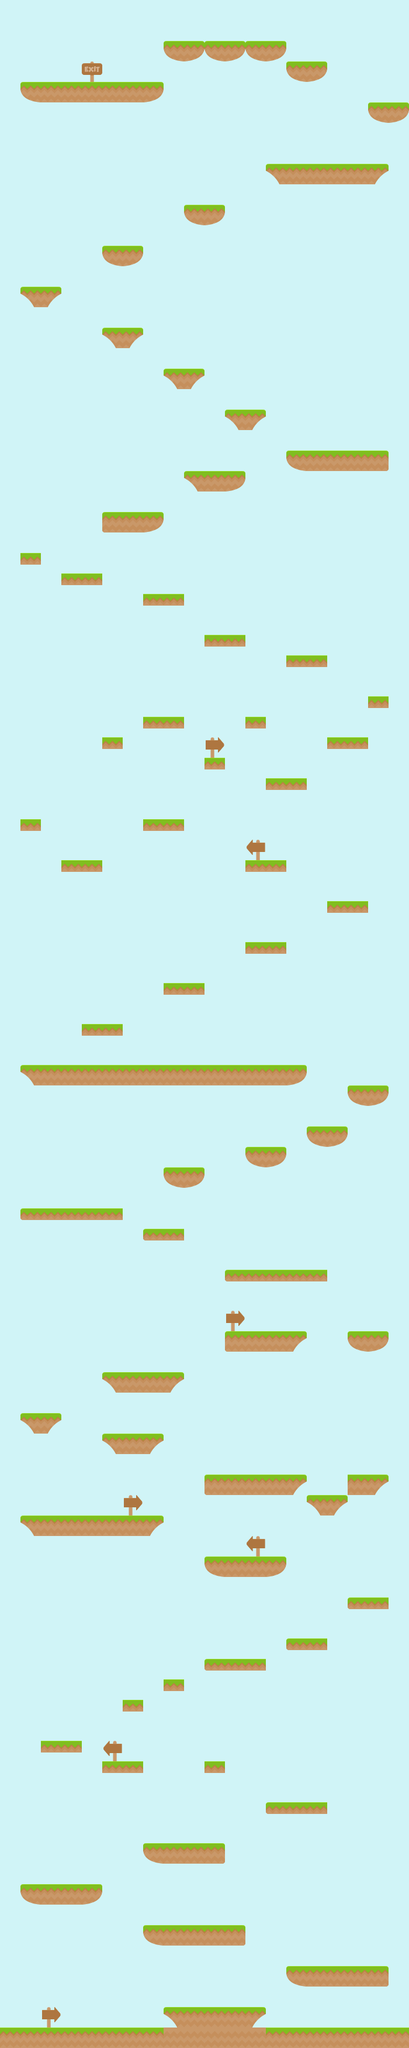

Rendered tile map (Tiled .tmx) drawn with the repository's tilesets; below, a short description and the map source with its tile grids summarised:
An orthogonal 20x100 tile map with 35x35 px tiles, 3 tile layers (sky, background, collision), 2 tilesets and 101 objects (80x coin, 9x flying_enemy, 7x ground_enemy, goal, life_item, ...).

<map version="1.0" tiledversion="1.1.4" orientation="orthogonal" renderorder="right-down" width="20" height="100" tilewidth="35" tileheight="35" infinite="0" nextobjectid="1856">
 <tileset firstgid="1" name="tiles_spritesheet_level1" tilewidth="35" tileheight="35" spacing="1" tilecount="168" columns="12">
  <image source="../spritesheets/tiles_spritesheet_level1.png" width="457" height="503" />
  <terraintypes>
   <terrain name="New Terrain" tile="-1" />
  </terraintypes>
 </tileset>
 <tileset firstgid="169" name="tiles_spritesheet_level1" tilewidth="35" tileheight="35" spacing="1" tilecount="168" columns="12">
  <image source="../spritesheets/tiles_spritesheet_level1.png" width="457" height="503" />
  <terraintypes>
   <terrain name="New Terrain" tile="-1" />
  </terraintypes>
 </tileset>
 <layer name="sky" width="20" height="100">
  <data>[2000 cells, 2000 non-empty, 1 distinct tile ids]</data>
 </layer>
 <layer name="background" width="20" height="100">
  <data>[2000 cells, 11 non-empty, 4 distinct tile ids]</data>
 </layer>
 <layer name="collision" width="20" height="100">
  <properties>
   <property name="collision" value="true" />
  </properties>
  <data>[2000 cells, 209 non-empty, 10 distinct tile ids]</data>
 </layer>
 <objectgroup name="objects">
  <object id="16" name="ground enemy" type="ground_enemy" gid="13" x="349.983" y="3430.03" width="35" height="35">
   <properties>
    <property name="direction" type="int" value="1" />
    <property name="group" value="enemies" />
    <property name="score" type="int" value="1" />
    <property name="texture" value="ground_spritesheet" />
    <property name="walking_distance" type="int" value="100" />
    <property name="walking_speed" type="int" value="50" />
   </properties>
  </object>
  <object id="17" name="goal" type="goal" gid="13" x="70.0761" y="140.05" width="35" height="35">
   <properties>
    <property name="group" value="goals" />
    <property name="next_level" value="assets/levels/level1.json" />
    <property name="texture" value="goal_image" />
   </properties>
  </object>
  <object id="38" name="life item" type="life_item" gid="13" x="-0.020833" y="1190.02" width="35" height="35">
   <properties>
    <property name="group" value="items" />
    <property name="texture" value="life_image" />
   </properties>
  </object>
  <object id="85" name="checkpoint" type="checkpoint" gid="13" x="35.0689" y="1400.08" width="35" height="35">
   <properties>
    <property name="group" value="checkpoints" />
    <property name="texture" value="checkpoint_image" />
   </properties>
  </object>
  <object id="86" name="fireball item" type="fireball_item" gid="13" x="595.5" y="1714.49" width="35" height="35">
   <properties>
    <property name="group" value="items" />
    <property name="texture" value="fireball_image" />
   </properties>
  </object>
  <object id="111" name="ground enemy" type="ground_enemy" gid="13" x="383.833" y="2833.83" width="35" height="35">
   <properties>
    <property name="direction" type="int" value="1" />
    <property name="group" value="enemies" />
    <property name="score" type="int" value="1" />
    <property name="texture" value="ground_spritesheet" />
    <property name="walking_distance" type="int" value="100" />
    <property name="walking_speed" type="int" value="50" />
   </properties>
  </object>
  <object id="112" name="ground enemy" type="ground_enemy" gid="13" x="140.197" y="2589.83" width="35" height="35">
   <properties>
    <property name="direction" type="int" value="1" />
    <property name="group" value="enemies" />
    <property name="score" type="int" value="1" />
    <property name="texture" value="ground_spritesheet" />
    <property name="walking_distance" type="int" value="100" />
    <property name="walking_speed" type="int" value="50" />
   </properties>
  </object>
  <object id="114" name="ground enemy" type="ground_enemy" gid="13" x="70.0333" y="1820" width="35" height="35">
   <properties>
    <property name="direction" type="int" value="1" />
    <property name="group" value="enemies" />
    <property name="score" type="int" value="1" />
    <property name="texture" value="ground_spritesheet" />
    <property name="walking_distance" type="int" value="100" />
    <property name="walking_speed" type="int" value="50" />
   </properties>
  </object>
  <object id="115" name="ground enemy" type="ground_enemy" gid="13" x="455.026" y="1820.01" width="35" height="35">
   <properties>
    <property name="direction" type="int" value="1" />
    <property name="group" value="enemies" />
    <property name="score" type="int" value="1" />
    <property name="texture" value="ground_spritesheet" />
    <property name="walking_distance" type="int" value="100" />
    <property name="walking_speed" type="int" value="50" />
   </properties>
  </object>
  <object id="118" name="ground enemy" type="ground_enemy" gid="13" x="560.003" y="279.99" width="35" height="35">
   <properties>
    <property name="direction" type="int" value="1" />
    <property name="group" value="enemies" />
    <property name="score" type="int" value="1" />
    <property name="texture" value="ground_spritesheet" />
    <property name="walking_distance" type="int" value="100" />
    <property name="walking_speed" type="int" value="50" />
   </properties>
  </object>
  <object id="119" name="ground enemy" type="ground_enemy" gid="13" x="210.065" y="140.037" width="35" height="35">
   <properties>
    <property name="direction" type="int" value="1" />
    <property name="group" value="enemies" />
    <property name="score" type="int" value="1" />
    <property name="texture" value="ground_spritesheet" />
    <property name="walking_distance" type="int" value="100" />
    <property name="walking_speed" type="int" value="50" />
   </properties>
  </object>
  </objectgroup>
</map>
<!-- 90 of 101 objects omitted -->
